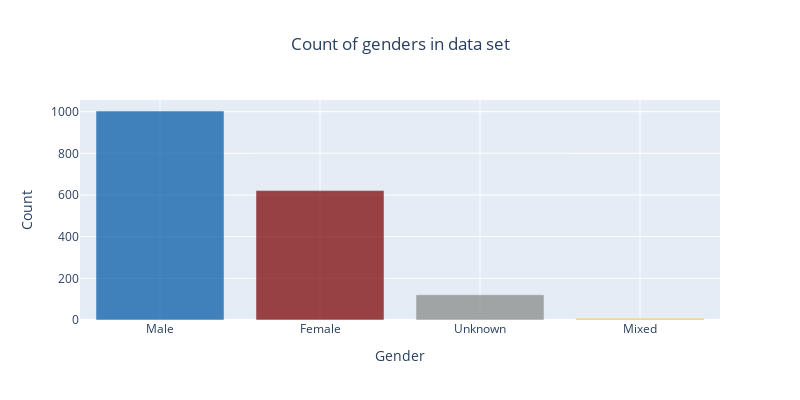

Notebook source saved alongside this figure:
### Markdown cell above
To understand the data even better, we plotted the gender distribution of the characters:

### Code cell
genderCount = Counter(filtered_data['Gender'])
genders = pd.DataFrame()
genders['Gender'] = genderCount.keys()
genders['Count'] = genderCount.values()

# Plotting the distribution of house sizes
fig = px.bar(genders, x='Gender', y='Count', title="Count of genders in data set", width=800, height=400)
fig.update_traces(width=0.8, marker_color=[('#0a5ea8'),('#7f0909'),('#8A8C8A'), ('#ffc500'), ('#1a472a'), ('#8A8C8A'), ('#8A8C8A'),('#8A8C8A')], opacity=0.75)
fig.update_xaxes(griddash = 'solid')
fig.update_layout(title_x=0.5, height=400)
fig.show()

### Figure 1 — Plotly figure (JSON) as saved in the notebook; plotly's stock layout.template omitted (floating-point values rounded to 4 significant figures)
{"data": [{"alignmentgroup": "True", "hovertemplate": "Gender=%{x}<br>Count=%{y}<extra></extra>", "legendgroup": "", "marker": {"color": ["#0a5ea8", "#7f0909", "#8A8C8A", "#ffc500", "#1a472a", "#8A8C8A", "#8A8C8A", "#8A8C8A"], "pattern": {"shape": ""}}, "name": "", "offsetgroup": "", "opacity": 0.75, "orientation": "v", "showlegend": false, "textposition": "auto", "type": "bar", "width": 0.8, "x": ["Male", "Female", "Unknown", "Mixed"], "xaxis": "x", "y": [1003, 621, 121, 8], "yaxis": "y"}], "layout": {"barmode": "relative", "height": 400, "legend": {"tracegroupgap": 0}, "title": {"text": "Count of genders in data set", "x": 0.5}, "width": 800, "xaxis": {"anchor": "y", "domain": [0, 1], "griddash": "solid", "title": {"text": "Gender"}}, "yaxis": {"anchor": "x", "domain": [0, 1], "title": {"text": "Count"}}}}
